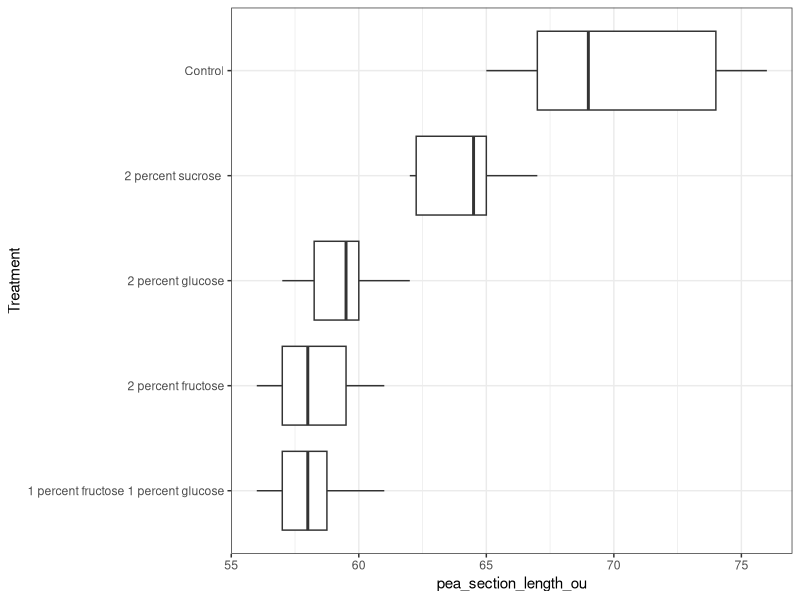
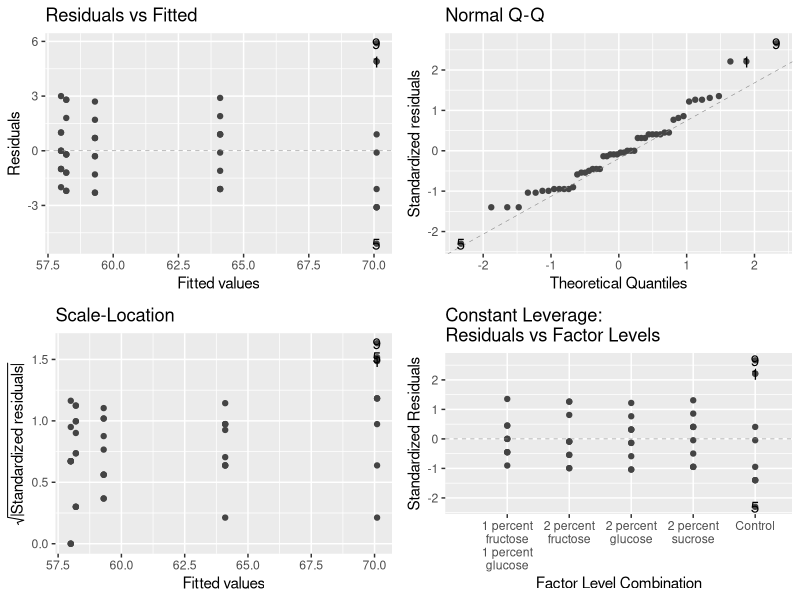

Write R code to recreate these figures, in order.
## ---- chunk 1
rm(list=ls()) #clear's R's brain
library(here)
library(tidyverse) #installing necessary packages
library(ggfortify)
library(multcomp)
## ---- chunk 2
pea <- read.csv(here("Data", "s_r_pea_sections.csv"))
glimpse(pea)
## ---- chunk 3
pea$Treatment <- as.factor(pea$Treatment)
## ---- chunk 4
ggplot(pea, aes(x = Treatment, y = pea_section_length_ou)) +
  geom_boxplot() +
  theme_bw() +
  coord_flip() #switches the x & y acxis
## ---- chunk 5
model_pea <- lm(pea_section_length_ou ~ Treatment, data = pea)
## ---- chunk 6
autoplot(model_pea, smooth.colour = NA)
## ---- chunk 7
anova(model_pea)
## ---- chunk 8
summary(model_pea)
## ---- chunk 9
pch1 <- glht(model_pea, linfct = mcp(Treatment = "Tukey"))
summary(pch1)
## ---- chunk 10
cld(pch1)
